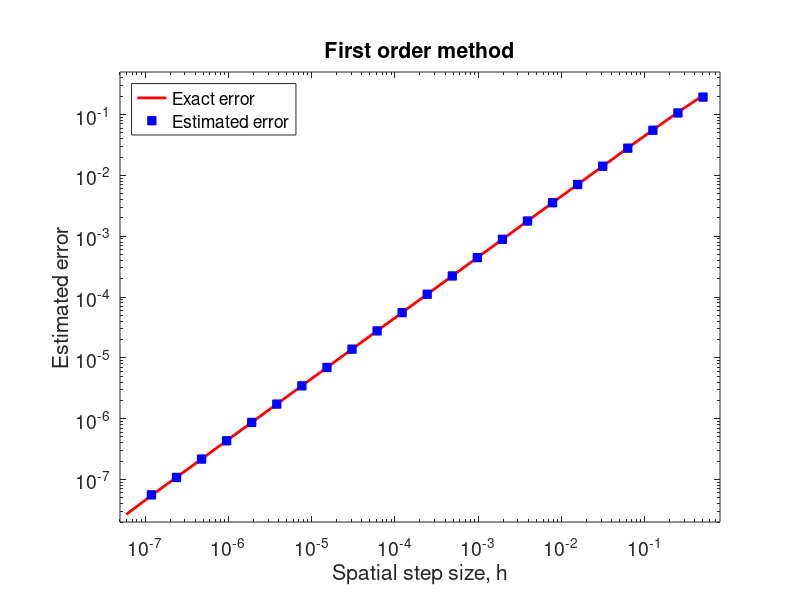

Source code (MATLAB):
%
% This code estimates the error of the first order numerical
% differentiation method and plots it as a function of the spatial step.
%
clear
figure(1)
clf reset
axes('position',[0.15,0.13,0.75,0.75])
%
h=2.^(-[1:24]);
n=size(h,2);
Th=zeros(1,n);
%
x=2.0;
for i=1:n,
  Th(i)=(sin(x+h(i))-sin(x))/h(i);
end
%
err_est=abs(Th(1:n-1)-Th(2:n))/(1-0.5)+1.0e-16;
T_ext=cos(x);
err_ext=abs(Th-T_ext);
%
loglog(h, err_ext,'r-','linewidth',2.0)
hold on
loglog(h(1:n-1), err_est,'bs','Markerfacecolor','b')
%
axis([5.0e-8,8.0e-1,2.0e-8,5.0e-1])
set(gca,'fontsize',14)
set(gca,'xtick',10.^[-7:-1])
set(gca,'ytick',10.^[-7:-1])
xlabel('Spatial step size, h')
ylabel('Estimated error')
title('First order method')
legend('Exact error','Estimated error','Location','NorthWest')
%
%
